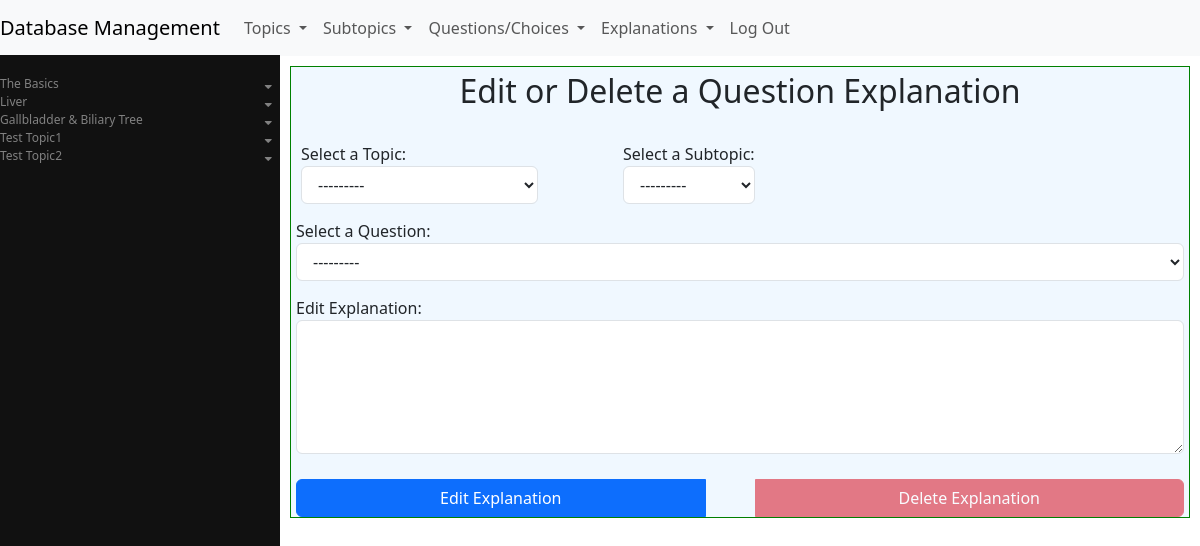
The app's page /management/portal/edit_explanation (signed in) with its own data.
### management/models.py (models this page shows, shortened)
class Topic(models.Model):
    name = models.CharField(max_length=40, unique=True) #100
    slug = models.SlugField(max_length=50, unique=True, blank=True) #150
    date_created = models.DateTimeField(auto_now_add=True)
    created_by = models.ForeignKey(settings.AUTH_USER_MODEL, on_delete=models.SET_NULL,
        null=True, related_name='created_topics')
    date_modified = models.DateTimeField(auto_now=True)
    modified_by = models.ForeignKey(settings.AUTH_USER_MODEL, on_delete=models.SET_NULL,
        null=True, blank=True, related_name='modified_topics')
    is_visible = models.BooleanField(default=True) # topic should be displayed or not
    display_order = models.IntegerField(default=0, blank=False, null=False)
    def __str__(self):
        return self.name
    class Meta:
        ordering = ['display_order', 'id']

### management/views.py (the view, shortened to what this page needs)
# urls.py: path("edit_explanation", views.edit_explanation, name="edit_explanation"),
@login_required(login_url='login')
def edit_explanation(request):
    if request.method == 'GET':
        edit_explanation_form = EditExplanationForm()
        topics = Topic.objects.all()
        return render(request, 'management/edit_explanation.html', {
            'edit_explanation_form' : edit_explanation_form,
            'topics' : topics,
        })

### management/templates/management/edit_explanation.html (shortened to what this page needs)
{% extends "management/layout.html" %}
{% block body %}
    <div class="form-container" id="edit_explanation-container">
        <h2>Edit or Delete a Question Explanation</h2><br>
        <form id="edit-explanation-form" data-fetch="true" method="post" action="#">
            <div id="edit-explanation-container">
                <div class="edit-explanation-fields">
                    <div class="form-group">
                        {{ edit_explanation_form.topic.label_tag }}
                        {{ edit_explanation_form.topic }}
                    </div>
                    <div class="form-group">
                        {{ edit_explanation_form.subtopic.label_tag }}
                        {{ edit_explanation_form.subtopic }}
                    </div>
                </div>
                <div class="form-group">
                    {{ edit_explanation_form.question.label_tag}}
                    {{ edit_explanation_form.question}}
                </div>
                <div class="form-group" id="explanation-container">
                    {{ edit_explanation_form.text.label_tag}}
                    {{ edit_explanation_form.text}}
                </div>
            </div>
            <div class="btn-group" role="group">
                <button class="btn btn-primary" id="edit-explanation-btn" type="submit" >
                    Edit Explanation
                </button>
                <button class="btn btn-danger" id="delete-explanation-btn" type="button"
                    data-bs-toggle="modal" data-bs-target="#confirm-delete-explanation-modal" disabled>
                    Delete Explanation
                </button>
            </div>
        </form>
    </div>
{% endblock %}

### management/templates/management/layout.html (shortened to what this page needs)
{% load static %}
<!DOCTYPE html>
<html lang="en">
    <head>
        <link href="https://cdn.jsdelivr.net/npm/bootstrap@5.3.3/dist/css/bootstrap.min.css" rel="stylesheet"
>
            <link rel="stylesheet"
            href="https://cdnjs.cloudflare.com/ajax/libs/font-awesome/5.15.4/css/all.min.css">
        <link href="{% static 'management/styles.css' %}" rel="stylesheet">
    </head>
    <body>
        <nav class="navbar navbar-expand-lg navbar-light bg-light">
            <a class="navbar-brand" href="#">Database Management</a>
            <div>
              <ul class="navbar-nav mr-auto">
                <li class="nav-item dropdown">
                    <a class="nav-link dropdown-toggle"
                        href="#" id="navbardrop-topic" data-bs-toggle="dropdown">Topics
                    </a>
                </li>
                <li class="nav-item dropdown">
                    <a class="nav-link dropdown-toggle"
                        href="#" id="navbardrop-subtopic" data-bs-toggle="dropdown">Subtopics
                    </a>
                </li>
                <li class="nav-item dropdown">
                    <a class="nav-link dropdown-toggle"
                        href="#" id="navbardrop-question" data-bs-toggle="dropdown">Questions/Choices
                    </a>
                </li>
                <li class="nav-item dropdown">
                    <a class="nav-link dropdown-toggle"
                        href="#" id="navbardrop-choice" data-bs-toggle="dropdown">Explanations
                    </a>
                </li>
                <li class="nav-item">
                    <a class="nav-link" href="{% url 'logout' %}">Log Out</a>
                </li>
              </ul>
            </div>
          </nav>
          <div class="sidebar">
            {% if topics %}
                {% for topic in topics %}
                    <a href="#" id="topic-{{ topic.id }}" class="topic" data-topic-id="{{ topic.id }}">{{ topic.name }}
                        {% if topic.subtopics.exists %}
                            <i class="fa fa-caret-down" id="caretdown-{{ topic.id }}"></i>
                        {% endif %}
                    </a>
                {% endfor %}
            {% endif %}
          </div>
        <div class="body" id="management-container">
            {% block body %}
            {% endblock %}
        </div>
    </body>
</html>

### management/static/management/styles.css (style rules this page uses)
body, html { overflow: hidden; height: 100%; }
.sidebar { height: calc(100% - 55px); width: 280px; position: fixed; z-index: 1; top: 55px; left: 0; background-color: #111; overflow-y: auto; overflow-x: hidden; padding-top: 20px; }
.sidebar a { padding: 6px, 8px, 6px, 16px; text-decoration: none; font-size: 12px; color: #818181; display: block; border: none; background: none; width: 100%; text-align: left; cursor: pointer; outline: none; }
.fa-caret-down { float: right; padding-right: 8px; padding-top: 6px; }
#management-container { height: calc(100vh - 55px); margin-left: 280px; padding: 10px; display: flex; justify-content: flex-start; flex-direction: column; overflow-y: auto; overflow-x: hidden; }
.form-container { width: 100%; margin: 0; padding-top: 5px; background-color: aliceblue; border: solid 1px green; overflow: auto; }
.form-container h2 { text-align: center; }
.form-group { display: flex; flex-direction: column; margin-bottom: 15px; margin-left: 5px; margin-right: 5px; }
.btn-group { display: flex; justify-content: space-between; gap: 50px; margin-left: 5px; margin-right: 5px; }
.btn { flex: 1; }
#add-explanation-form, #edit-explanation-form { display: flex; flex-direction: column; gap: 10px; }
.add-explanation-fields, .edit-explanation-fields { display: flex; align-items: center; gap: 75px; margin-left: 5px; }
#topic-for-edit-explanation, #subtopic-for-edit-explanation, #question-for-edit-explanation { -webkit-appearance: menulist; -moz-appearance: menulist; appearance: menulist; }

### records on screen
Topic: name "The Basics"
Topic: name "Liver"
Topic: name "Gallbladder & Biliary Tree"
Topic: name "Test Topic1"
Topic: name "Test Topic2"

### other values on screen
{{ edit_explanation_form.topic.label_tag }} "Select a Topic:"
{{ edit_explanation_form.subtopic.label_tag }} "Select a Subtopic:"
{{ edit_explanation_form.question.label_tag }} "Select a Question:"
{{ edit_explanation_form.text.label_tag }} "Edit Explanation:"
